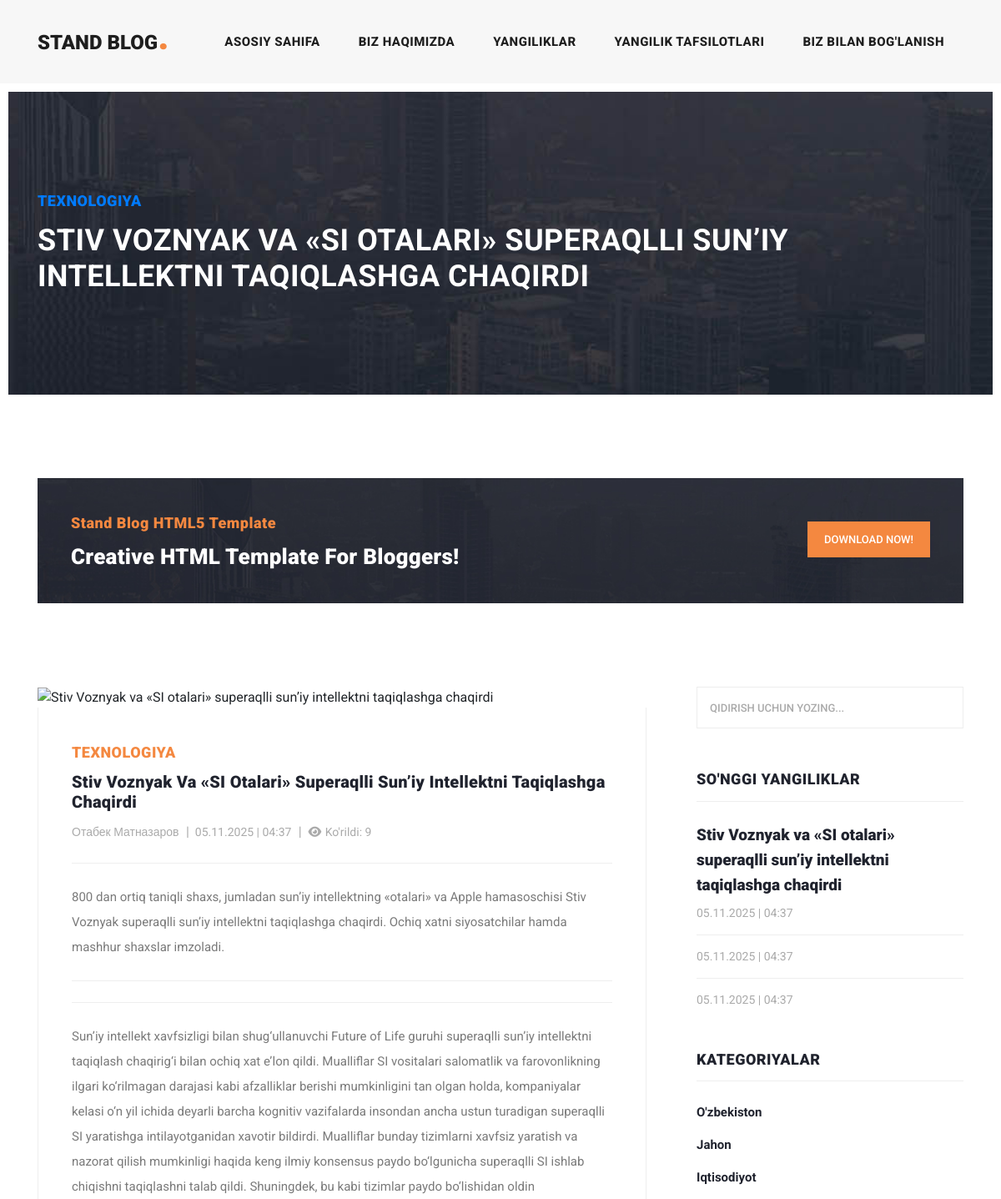
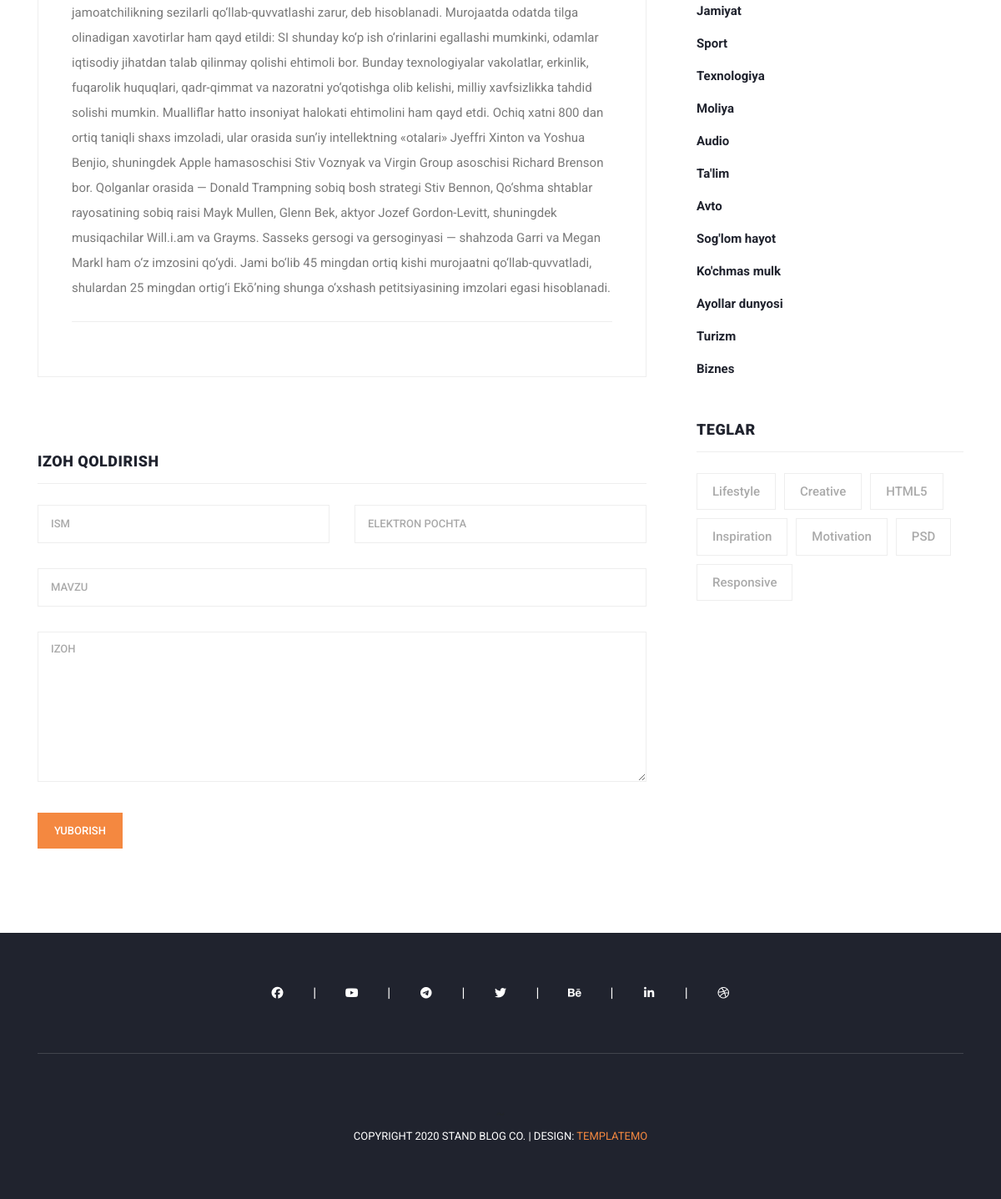
Page /?controller=news_view&id=6 on the committed database (2 pictures, top to bottom).
### tables this page shows
CREATE TABLE `menu` (
    `id` INTEGER PRIMARY KEY AUTOINCREMENT,
    `name` VARCHAR(255) NOT NULL,
    `position` INTEGER DEFAULT NULL,
    `url` VARCHAR(255) DEFAULT NULL,
    `status` BOOLEAN DEFAULT TRUE
);

CREATE TABLE `news`
(
    `id`          INTEGER PRIMARY KEY AUTOINCREMENT,
    `author_id`   INTEGER NOT NULL,
    `is_banner`   INTEGER DEFAULT 0 CHECK (is_banner IN (0, 1)), -- 0=yo'q, 1=ha
    `title`       TEXT    NOT NULL,
    `description` TEXT,
    `category_id` INTEGER NOT NULL,
    `image`       TEXT    DEFAULT NULL,
    `body`        TEXT    DEFAULT NULL,
    `seen_count`  INTEGER DEFAULT 0 CHECK (seen_count >= 0),
    `created_at`  TEXT    DEFAULT (datetime('now', '+5 hours')), -- sqlite da datetime turi yo'q
    `updated_at`  TEXT    DEFAULT (datetime('now', '+5 hours')),
    `status`      INTEGER DEFAULT 1 CHECK (status IN (0, 1))    -- 0=nofaol, 1=faol

);

CREATE TABLE `category`
(
    `id`     INTEGER PRIMARY KEY AUTOINCREMENT,
    `name`   TEXT NOT NULL,
    `status` BOOLEAN DEFAULT TRUE
);

CREATE TABLE `author`
(
  `id` INTEGER PRIMARY KEY AUTOINCREMENT,
  `name` VARCHAR(100) NOT NULL,
  `status` BOOLEAN DEFAULT TRUE
);

CREATE TABLE `social`
(
    `id`       INTEGER PRIMARY KEY AUTOINCREMENT,
    `name`     TEXT(255) NOT NULL,     -- nomi
    `url`      TEXT(255) DEFAULT NULL, -- manzili
    `icon_class` TEXT(255) DEFAULT NULL, -- ikonkasi
    `position` INTEGER   DEFAULT NULL,
    `status`   BOOLEAN   DEFAULT 1     -- yoqib/o'chirish uchun statusi
);

### views/widgets/view-main-content.php (the view)
<section class="call-to-action">
    <div class="container">
        <div class="row">
            <div class="col-lg-12">
                <div class="main-content">
                    <div class="row">
                        <div class="col-lg-8">
                            <span>Stand Blog HTML5 Template</span>
                            <h4>Creative HTML Template For Bloggers!</h4>
                        </div>
                        <div class="col-lg-4">
                            <div class="main-button">
                                <a rel="nofollow" href="https://templatemo.com/tm-551-stand-blog" target="_parent">Download
                                    Now!</a>
                            </div>
                        </div>
                    </div>
                </div>
            </div>
        </div>
    </div>
</section>
<section class="blog-posts grid-system">
    <div class="container">
        <div class="row">
            <div class="col-lg-8">
                <div class="all-blog-posts">
                    <div class="row">
                        <div class="col-lg-12">
                            <div class="blog-post">
                                <div class="blog-thumb">
                                    <?php $image = getImage('news', $newsItem['news_id'], $newsItem['rasm']); ?>
                                    <a>
                                        <img src="<?= $image; ?>"
                                             style="height: 322px; width: 730px; object-fit: cover"
                                             alt="<?= $newsItem['sarlavha']; ?> ">
                                    </a>
                                </div>
                                <div class="down-content">
                                    <span> <?= $newsItem['kategoriya']; ?> </span>
                                    <a><h4> <?= $newsItem['sarlavha'] ?> </h4></a>
                                    <ul class="post-info">
                                        <li><a href="#"> <?= $newsItem['muallif'] ?> </a></li>
                                        <li>
                                            <a> <?= date('d.m.Y  |  H:i', strtotime($newsItem['yaratilgan_vaqti'])); ?> </a>
                                        </li>
                                        <li><a> <i class="fas fa-eye"></i>
                                                Ko'rildi: <?= $newsItem['kurishlar_soni']; ?> </a></li>
                                    </ul>
                                    <p> <?= $newsItem['qisqa_tavsif'] ?> </p>
                                    <p> <?= $newsItem['yangilik_matni'] ?> </p>
                                </div>
                            </div>
                        </div>
                        <div class="col-lg-12">
                            <div class="sidebar-item submit-comment">
                                <div class="sidebar-heading">
                                    <h2>Izoh qoldirish</h2>
                                </div>
                                <div class="content">
                                    <form id="comment" action="#" method="post">
                                        <div class="row">
                                            <div class="col-md-6 col-sm-12">
                                                <fieldset>
                                                    <input name="name" type="text" id="name"
                                                           placeholder="Ism"
                                                           required="">
                                                </fieldset>
                                            </div>
                                            <div class="col-md-6 col-sm-12">
                                                <fieldset>
                                                    <input name="email" type="text" id="email"
                                                           placeholder="Elektron pochta"
                                                           required="">
                                                </fieldset>
                                            </div>
                                            <div class="col-md-12 col-sm-12">
                                                <fieldset>
                                                    <input name="subject" type="text" id="subject"
                                                           placeholder="Mavzu">
                                                </fieldset>
                                            </div>
                                            <div class="col-lg-12">
                                                <fieldset>
                                                    <textarea name="message" rows="6" id="message"
                                                              placeholder="Izoh" required=""></textarea>
                                                </fieldset>
                                            </div>
                                            <div class="col-lg-12">
                                                <fieldset>
                                                    <button type="submit" id="form-submit" class="main-button">Yuborish
                                                    </button>
                                                </fieldset>
                                            </div>
                                        </div>
                                    </form>
                                </div>
                            </div>
                        </div>
                    </div>
                </div>
            </div>
            <div class="col-lg-4">
                <?php require_once __DIR__ . '/sidebar.php'; ?>
            </div>
        </div>
    </div>
</section>
<div class="col-lg-4">

### views/widgets/header.php (shortened to what the rows shown need)
<!DOCTYPE html>
<html lang="en">
<head>
    <link href="vendor/bootstrap/css/bootstrap.min.css" rel="stylesheet">
    <link rel="stylesheet" href="assets/css/all.min.css">
    <link rel="stylesheet" href="assets/css/fontawesome.css">
    <link rel="stylesheet" href="assets/css/templatemo-stand-blog.css">
    <link rel="stylesheet" href="assets/css/owl.css">
</head>
<body>
<header class="">
    <nav class="navbar navbar-expand-lg">
        <div class="container">
            <a class="navbar-brand" href="index.html"><h2>Stand Blog<em>.</em></h2></a>
            <div class="collapse navbar-collapse" id="navbarResponsive">
                <ul class="navbar-nav ml-auto">
                    <?php if (!empty($menus)): ?>
                        <?php foreach ($menus as $menu): ?>
                            <li class="nav-item">
                                <a class="nav-link" href="<?= $menu['url']; ?>">
                                    <?= $menu['name']; ?>
                                </a>
                            </li>
                        <?php endforeach; ?>
                    <?php endif; ?>
                </ul>
            </div>
        </div>
    </nav>
</header>

### views/widgets/view-main-banner.php
<div class="heading-page header-text">
    <section class="page-heading">
        <div class="container">
            <div class="row">
                <div class="col-lg-12">
                    <div class="text-content">
                        <h4>
                            <a href="?controller=category&cat=<?= urlencode($newsItem['kategoriya']); ?>"
                               class="category-link">
                                <?= htmlspecialchars($newsItem['kategoriya']); ?>
                            </a>
                        </h4>
                        <h2> <?= $newsItem['sarlavha']; ?> </h2>
                    </div>
                </div>
            </div>
        </div>
    </section>
</div>

### views/widgets/sidebar.php (shortened to what the rows shown need)
<div class="sidebar">
    <div class="row">
        <div class="col-lg-12">
            <div class="sidebar-item search">
                <form id="search_form" name="gs" method="GET" action="#">
                    <input type="text" name="q" class="searchText" placeholder="qidirish uchun yozing..."
                           autocomplete="on">
                </form>
            </div>
        </div>
        <div class="col-lg-12">
            <div class="sidebar-item recent-posts">
                <div class="sidebar-heading">
                    <h2>So'nggi yangiliklar</h2>
                </div>
                <div class="content">
                    <ul>
                        <?php if (!empty($news)): ?>
                            <?php foreach ($news as $news_item): ?>
                                <li>
                                    <a href="?controller=news_view&id=<?= htmlspecialchars($news_item['news_id']) ?>">
                                        <h5> <?= htmlspecialchars($news_item['sarlavha']); ?> </h5>
                                        <span><?= date('d.m.Y  |  H:i', strtotime($news_item['yaratilgan_vaqti'])); ?></span>
                                    </a>
                                </li>
                            <?php endforeach; ?>
                        <?php else: echo 'news massivi null!'; ?>
                        <?php endif; ?>
                    </ul>
                </div>
            </div>
        </div>
        <div class="col-lg-12">
            <div class="sidebar-item categories">
                <div class="sidebar-heading">
                    <h2>Kategoriyalar</h2>
                </div>
                <div class="content">
                    <ul>
                        <?php if (!empty($categories)): ?>
                            <?php foreach ($categories as $category): ?>
                                <li><a href="#"> <?= $category['name'] ?> </a></li>
                            <?php endforeach; ?>
                        <?php endif; ?>
                    </ul>
                </div>
            </div>
        </div>
        <div class="col-lg-12">
            <div class="sidebar-item tags">
                <div class="sidebar-heading">
                    <h2>Teglar</h2>
                </div>
                <div class="content">
                    <ul>
                        <li><a href="#">Lifestyle</a></li>
                        <li><a href="#">Creative</a></li>
                        <li><a href="#">HTML5</a></li>
                        <li><a href="#">Inspiration</a></li>
                        <li><a href="#">Motivation</a></li>
                        <li><a href="#">PSD</a></li>
                        <li><a href="#">Responsive</a></li>
                    </ul>
                </div>
            </div>
        </div>
    </div>
</div>

### views/widgets/footer.php (shortened to what the rows shown need)
</div>
<footer>
    <div class="container">
        <div class="row">
            <div class="col-lg-12">
                <ul class="social-icons">
                    <?php if (!empty($socials)) : ?>
                        <?php foreach ($socials as $social) : ?>
                            <li>
                                <a href="<?= $social['url'] ?>" target="_blank">
                                    <i class="<?= $social['icon_class']; ?>>"></i>
                                </a>
                            </li>
                        <?php endforeach; ?>
                    <?php endif; ?>
                </ul>
            </div>
            <div class="col-lg-12">
                <div class="copyright-text">~
                    <p>Copyright 2020 Stand Blog Co.
                        | Design: <a rel="nofollow" href="https://templatemo.com" target="_parent">TemplateMo</a></p>
                </div>
            </div>
        </div>
    </div>
</footer>
</body>
</html>

### rows in the picture
menu: name "ASOSIY SAHIFA"
menu: name "BIZ HAQIMIZDA"
menu: name "YANGILIKLAR"
menu: name "YANGILIK TAFSILOTLARI"
menu: name "BIZ BILAN BOG'LANISH"
news: category.name "TEXNOLOGIYA", title "STIV VOZNYAK VA «SI OTALARI» SUPERAQLLI SUN’IY INTELLEKTNI TAQIQLASHGA CHAQIRDI", title "Stiv Voznyak Va «SI Otalari» Superaqlli Sun’iy Intellektni Taqiqlashga Chaqirdi", author.name "Отабек Матназаров", created_at "05.11.2025 | 04:37", seen_count "9", description "800 dan ortiq taniqli shaxs, jumladan sun’iy intellektning «otalari» va Apple hamasoschisi Stiv Voznyak superaqlli sun’iy intellektni taqiqlashga chaqirdi. Ochiq xatni siyosatchilar hamda mashhur shaxslar imzoladi.", body "Sun’iy intellekt xavfsizligi bilan shug‘ullanuvchi Future of Life guruhi superaqlli sun’iy intellektni taqiqlash chaqirig‘i bilan ochiq xat e’lon qildi. Mualliflar SI vositalari salomatlik va farovonlikning ilgari ko‘rilmagan darajasi kabi afzalliklar berishi mumkinligini tan olgan holda, kompaniyalar kelasi o‘n yil ichida deyarli barcha kognitiv vazifalarda insondan ancha ustun turadigan superaqlli SI yaratishga intilayotganidan xavotir bildirdi. Mualliflar bunday tizimlarni xavfsiz yaratish va nazorat qilish mumkinligi haqida keng ilmiy konsensus paydo bo‘lgunicha superaqlli SI ishlab chiqishni taqiqlashni talab qildi. Shuningdek, bu kabi tizimlar paydo bo‘lishidan oldin jamoatchilikning…", title "Stiv Voznyak va «SI otalari» superaqlli sun’iy intellektni taqiqlashga chaqirdi"
news: created_at "05.11.2025 | 04:37"
news: created_at "05.11.2025 | 04:37"
category: name "O'zbekiston"
category: name "Jahon"
category: name "Iqtisodiyot"
category: name "Jamiyat"
category: name "Sport"
category: name "Texnologiya"
category: name "Moliya"
category: name "Audio"
category: name "Ta'lim"
category: name "Avto"
category: name "Sog'lom hayot"
category: name "Ko'chmas mulk"
category: name "Ayollar dunyosi"
category: name "Turizm"
category: name "Biznes"
